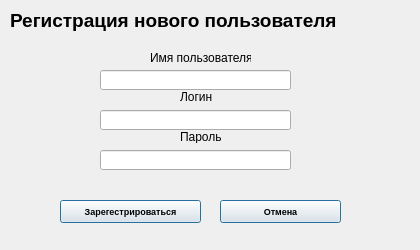
<?xml version="1.0" encoding="UTF-8"?>
<ui version="4.0">
 <class>Register</class>
 <widget class="QMainWindow" name="Register">
  <property name="geometry">
   <rect>
    <x>0</x>
    <y>0</y>
    <width>420</width>
    <height>250</height>
   </rect>
  </property>
  <property name="minimumSize">
   <size>
    <width>400</width>
    <height>250</height>
   </size>
  </property>
  <property name="maximumSize">
   <size>
    <width>420</width>
    <height>270</height>
   </size>
  </property>
  <property name="windowTitle">
   <string>Регистрация</string>
  </property>
  <property name="windowIcon">
   <iconset resource="photo.qrc">
    <normaloff>:/images/icon.ico</normaloff>:/images/icon.ico</iconset>
  </property>
  <widget class="QWidget" name="centralwidget">
   <widget class="QLabel" name="label_2">
    <property name="geometry">
     <rect>
      <x>180</x>
      <y>90</y>
      <width>46</width>
      <height>13</height>
     </rect>
    </property>
    <property name="text">
     <string>Логин</string>
    </property>
   </widget>
   <widget class="QLabel" name="label_3">
    <property name="geometry">
     <rect>
      <x>180</x>
      <y>130</y>
      <width>46</width>
      <height>13</height>
     </rect>
    </property>
    <property name="text">
     <string>Пароль</string>
    </property>
   </widget>
   <widget class="QPushButton" name="pushButton_2">
    <property name="geometry">
     <rect>
      <x>60</x>
      <y>200</y>
      <width>141</width>
      <height>23</height>
     </rect>
    </property>
    <property name="font">
     <font>
      <pointsize>7</pointsize>
      <weight>75</weight>
      <bold>true</bold>
     </font>
    </property>
    <property name="text">
     <string>Зарегестрироваться</string>
    </property>
    <property name="autoDefault">
     <bool>false</bool>
    </property>
    <property name="default">
     <bool>true</bool>
    </property>
    <property name="flat">
     <bool>false</bool>
    </property>
   </widget>
   <widget class="QLabel" name="label">
    <property name="geometry">
     <rect>
      <x>10</x>
      <y>10</y>
      <width>421</width>
      <height>21</height>
     </rect>
    </property>
    <property name="font">
     <font>
      <pointsize>14</pointsize>
      <weight>75</weight>
      <bold>true</bold>
     </font>
    </property>
    <property name="text">
     <string>Регистрация нового пользователя</string>
    </property>
   </widget>
   <widget class="QLabel" name="label_4">
    <property name="geometry">
     <rect>
      <x>150</x>
      <y>50</y>
      <width>101</width>
      <height>16</height>
     </rect>
    </property>
    <property name="text">
     <string>Имя пользователя</string>
    </property>
   </widget>
   <widget class="QPushButton" name="pushButton_3">
    <property name="geometry">
     <rect>
      <x>220</x>
      <y>200</y>
      <width>121</width>
      <height>23</height>
     </rect>
    </property>
    <property name="font">
     <font>
      <pointsize>7</pointsize>
      <weight>75</weight>
      <bold>true</bold>
     </font>
    </property>
    <property name="text">
     <string>Отмена</string>
    </property>
    <property name="autoDefault">
     <bool>false</bool>
    </property>
    <property name="default">
     <bool>true</bool>
    </property>
    <property name="flat">
     <bool>false</bool>
    </property>
   </widget>
   <widget class="QLabel" name="label_5">
    <property name="geometry">
     <rect>
      <x>10</x>
      <y>180</y>
      <width>381</width>
      <height>20</height>
     </rect>
    </property>
    <property name="text">
     <string/>
    </property>
    <property name="alignment">
     <set>Qt::AlignCenter</set>
    </property>
   </widget>
   <widget class="QLineEdit" name="lineEdit">
    <property name="geometry">
     <rect>
      <x>100</x>
      <y>70</y>
      <width>191</width>
      <height>20</height>
     </rect>
    </property>
    <property name="inputMask">
     <string/>
    </property>
    <property name="maxLength">
     <number>20</number>
    </property>
   </widget>
   <widget class="QLineEdit" name="lineEdit_2">
    <property name="geometry">
     <rect>
      <x>100</x>
      <y>110</y>
      <width>191</width>
      <height>20</height>
     </rect>
    </property>
    <property name="inputMask">
     <string/>
    </property>
    <property name="maxLength">
     <number>20</number>
    </property>
   </widget>
   <widget class="QLineEdit" name="lineEdit_3">
    <property name="geometry">
     <rect>
      <x>100</x>
      <y>150</y>
      <width>191</width>
      <height>20</height>
     </rect>
    </property>
    <property name="inputMask">
     <string/>
    </property>
    <property name="maxLength">
     <number>20</number>
    </property>
   </widget>
  </widget>
 </widget>
 <resources>
  <include location="photo.qrc"/>
 </resources>
 <connections/>
</ui>
